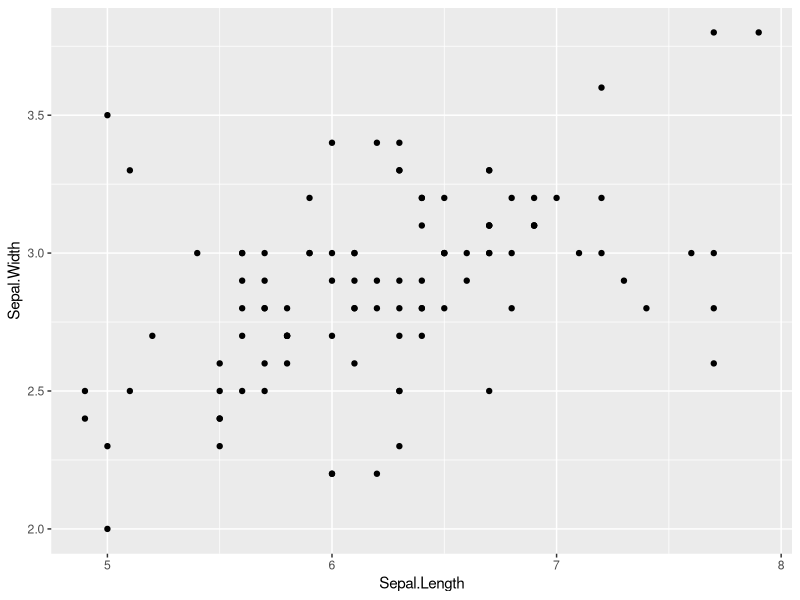

Generate this figure with R:
library(dplyr)
library(ggplot2)
iris %>% filter(Petal.Width > 0.4) -> tmp
ggplot(tmp, aes(x = Sepal.Length, y = Sepal.Width)) +
  geom_point()
